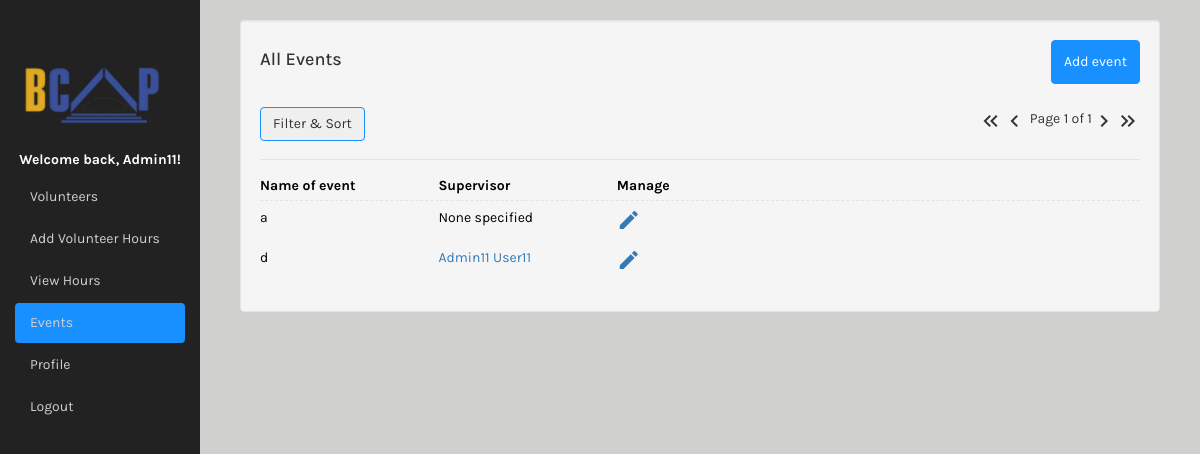
/events/ (signed in), run on an earlier commit of the app's database.
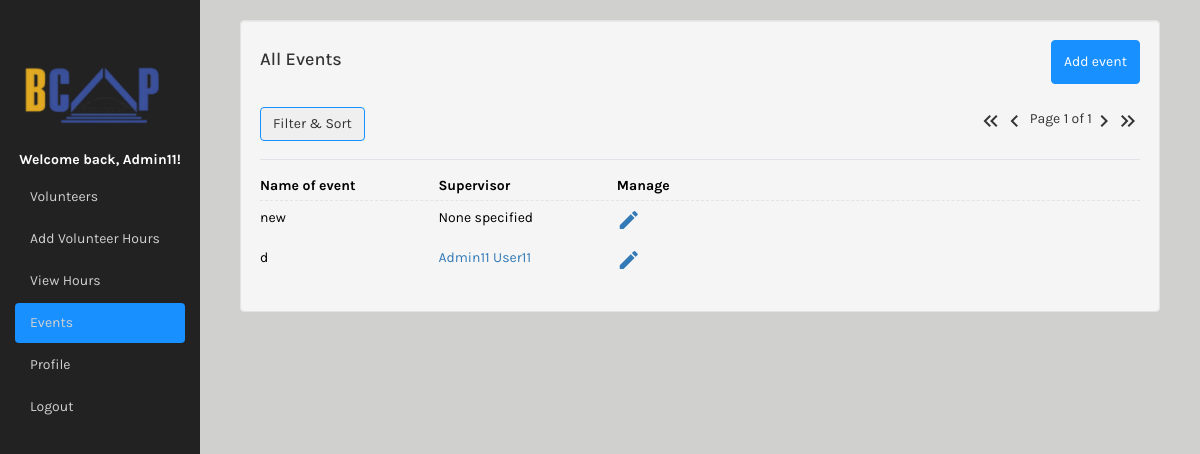
And on a later commit of the database.
### bcap373_app/models.py (models this page shows, shortened)
class EventModel(models.Model):
	name = models.CharField(max_length=256, blank=False)
	event_supervisor = models.ForeignKey(User, on_delete=models.SET_NULL, null=True, blank=True, limit_choices_to={'is_staff': True}, related_name='event_supervisor')
	created_at = models.DateTimeField(auto_now_add=True)
	class Meta:
		ordering = ["-created_at"]

class Profile(models.Model):
	user = models.OneToOneField(User, on_delete=models.CASCADE)
	phone = models.CharField(max_length=20, blank=True,
		help_text="Please enter your phone number in the following format: (XXX) XXX-XXXX")
	birth_date = models.DateField(null=True, blank=True)
	waiver = models.CharField(null=True, blank=True, max_length=300, help_text="If you have this user's waiver on file, please indicate this in this box (and give a link to where it can be found, e.g. on Google Drive)")
	def __str__(self):
		return "{} {}".format(self.user.first_name, self.user.last_name)

### bcap373_app/views.py (the view)
# urls.py: path('events/', views.events, name="events"),
@login_required
def events(request):
   if request.user.is_staff:
      records = EventModel.objects.all()
      myFilter = EventFilter(request.GET, queryset=records)
      records = myFilter.qs
      paginator = Paginator(records, settings.PAGINATOR_COUNT)
      page_number = request.GET.get('page')
      page_obj = paginator.get_page(page_number)
      return render(request, "events.html", {"page_obj" : page_obj, 'myFilter': myFilter})
   else:
      messages.error(request, 'You do not have permission to access this resource.')
      return redirect('/history')

### bcap373_app/models.py (called while the page is built)
def get_user_name(self):
	uid = self.id
	profile = Profile.objects.get(id=uid)
	return str(profile).title()

### templates/events.html (shortened to what this page needs)
{% extends "base.html" %}
{% load static %}
{% load template_tags %}
{% block pageContent %}
<div class="col-sm custom-grid">
    <div class="well">
        <div class="top-header">
            <div>
                <h4 class="history-title">All Events</h4>
            </div>
            <div class="home-right">
                <a href='/new_event'>
                    <button class="btn btn-primary">Add event</button>
                </a>
            </div>
        </div>
        <div class="tools">
            <div class="left-menu">
                <div class="dropdown" style="margin-right:10px">
                    <button class="btn btn-secondary dropdown-toggle" type="button" id="dropdownMenu2"
                        data-toggle="dropdown" aria-haspopup="true" aria-expanded="false">
                        Filter & Sort
                    </button>
                </div>
            </div>
            <div class="pagination">
                {% if page_obj.has_previous %}
                    <a href="{% relative_url 1 'page' request.GET.urlencode %}"><i class="material-icons md-48">keyboard_double_arrow_left</i></a>
                    <a href="{% relative_url page_obj.previous_page_number 'page' request.GET.urlencode %}"><i class="material-icons md-48">keyboard_arrow_left</i></a>
                {% else %}
                    <i class="material-icons md-48">keyboard_double_arrow_left</i>
                    <i class="material-icons md-48">keyboard_arrow_left</i>
                {% endif %}&nbsp;
                <p>Page {{ page_obj.number }} of {{ page_obj.paginator.num_pages }}</p>
                {% if page_obj.has_next %}
                    <a href="{% relative_url page_obj.next_page_number 'page' request.GET.urlencode %}"><i class="material-icons md-48">keyboard_arrow_right</i></a>
                    <a href="{% relative_url page_obj.paginator.num_pages 'page' request.GET.urlencode %}"><i class="material-icons md-48">keyboard_double_arrow_right</i></a>
                {% else %}
                    <i class="material-icons md-48">keyboard_arrow_right</i>
                    <i class="material-icons md-48">keyboard_double_arrow_right</i>
                {% endif %}
            </div>
        </div>
        <div>
            <ul class="data-frame">
                <li class="data-item frame-header">
                    <dl class="data-grid-5">
                        <dt class = "rowheader">Name of event</dt>
                        <dd class = "rowheader">Supervisor</dd>
                        <dd class = "rowheader">Manage</dd>
                    </dl>
                </li>
                {% for r in page_obj %}
                    <li class="data-item">
                        <dl class="data-grid-5">
                            <dd class="event-name">{{ r.name }}</dd>
                            {% if r.event_supervisor %}
                                <dd class="supervisor"><a href="/view_user/?user={{r.event_supervisor.id}}">{{ r.event_supervisor }}</a></dd>
                            {% else %}
                                <dd class="supervisor">None specified</dd>
                            {% endif %}
                            <dd><a href="/update-event/?id={{r.id}}"><i class="material-icons md-48">edit</i></a></dd>
                        </dl>
                    </li>
                {% endfor %}
            </ul>
        </div>
    </div>
</div>
</html>
{% endblock %}

What changed in the data, as far as the page shows it:
removed EventModel: name "a", shows "None specified"
added EventModel: name "new", shows "None specified"
